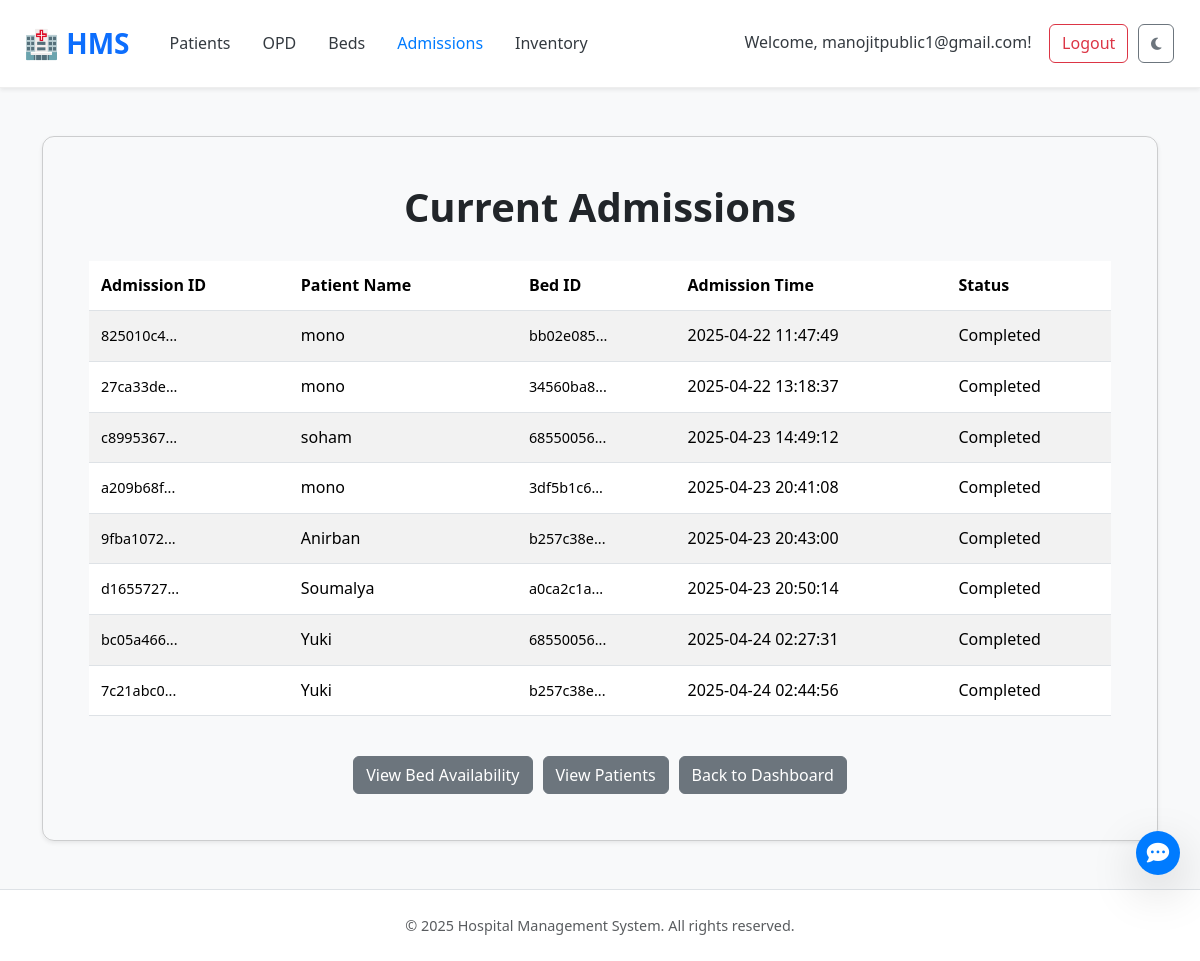
/admissions (signed in), run on an earlier commit of the app's database.
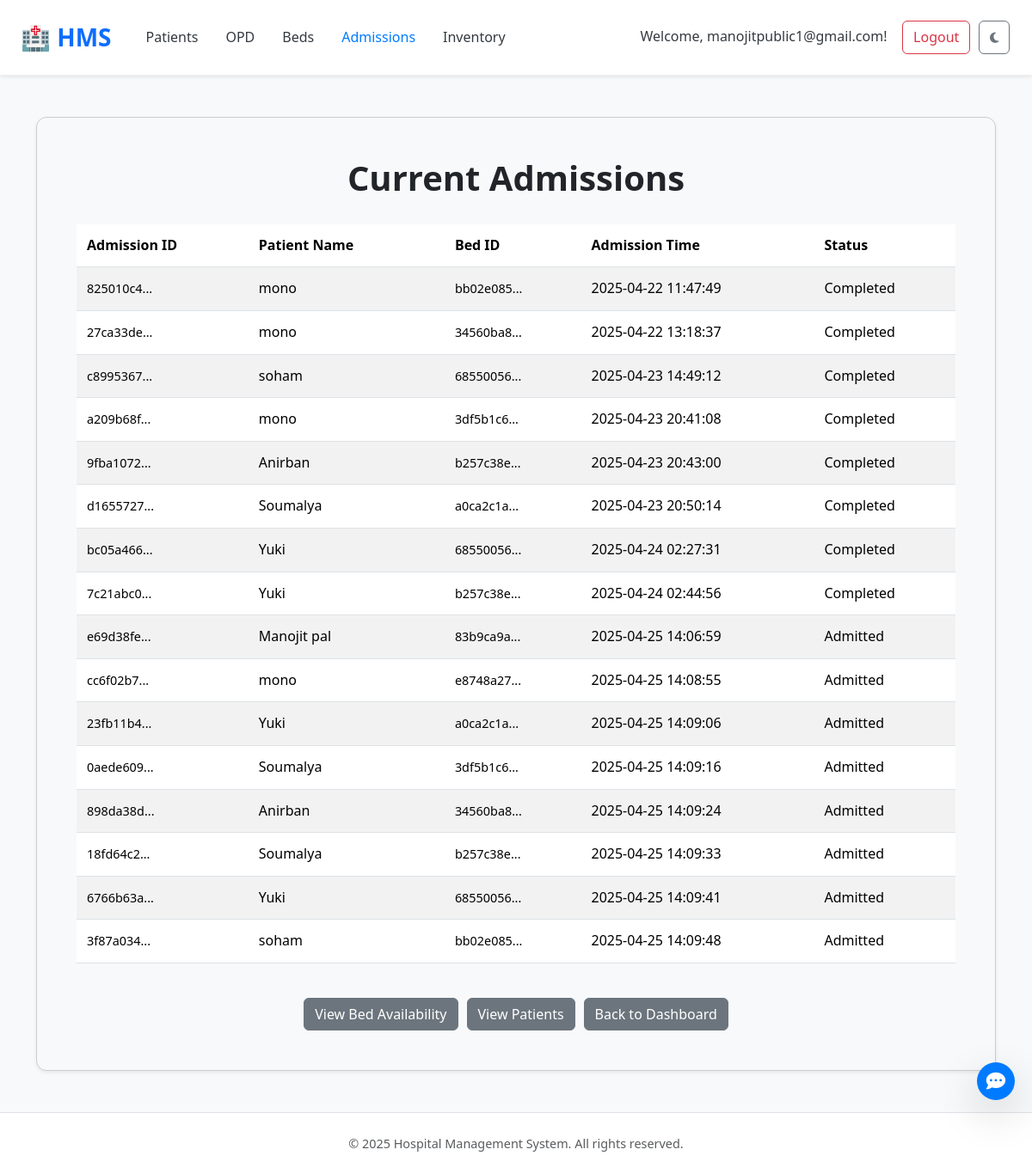
And on a later commit of the database.
### tables this page shows
CREATE TABLE admissions (
    admission_id TEXT PRIMARY KEY,
    patient_id TEXT NOT NULL,
    bed_id TEXT NOT NULL,
    admission_time TIMESTAMP DEFAULT CURRENT_TIMESTAMP,
    status TEXT NOT NULL DEFAULT 'Admitted',
    FOREIGN KEY (patient_id) REFERENCES patients(patient_id),
    FOREIGN KEY (bed_id) REFERENCES beds(bed_id)
);

CREATE TABLE patients (
    patient_id TEXT PRIMARY KEY,
    name TEXT NOT NULL,
    age INTEGER,
    gender TEXT,
    contact_number TEXT,
    address TEXT,
    emergency_contact TEXT,
    blood_group TEXT,
    medical_history TEXT
);

### app.py (the view)
@app.route('/admissions')
def list_admissions():
    conn = get_db()
    admissions = conn.execute("""
        SELECT a.admission_id, p.name AS patient_name, b.bed_id, a.admission_time, a.status
        FROM admissions a
        JOIN patients p ON a.patient_id = p.patient_id
        JOIN beds b ON a.bed_id = b.bed_id
    """).fetchall()
    close_db(conn)
    return render_template('list_admissions.html', admissions=admissions)

### app.py (called while the page is built)
def get_db():
    conn = sqlite3.connect(DATABASE)
    conn.row_factory = sqlite3.Row
    return conn

### templates/list_admissions.html (shortened to what the changed rows need)
<!DOCTYPE html>
<html lang="en">
<head>
    <link href="https://cdn.jsdelivr.net/npm/bootstrap@5.3.3/dist/css/bootstrap.min.css" rel="stylesheet">
    <link href="https://cdn.jsdelivr.net/npm/aos@2.3.4/dist/aos.css" rel="stylesheet">
    <link rel="stylesheet" href="https://cdnjs.cloudflare.com/ajax/libs/font-awesome/6.5.0/css/all.min.css" />
    <link rel="stylesheet" href="{{ url_for('static', filename='style.css') }}">
    <link rel="stylesheet" href="{{ url_for('static', filename='index_style.css') }}">
</head>
<body {% if g.get('theme')=='dark' %}data-bs-theme="dark" {% endif %}>
    <div class="container my-5">
        <div class="admissions-container card shadow-sm">
            <div class="card-body">
                <h1>Current Admissions</h1>
                {% if admissions is none or admissions | length == 0 %}
                <p class="text-center text-muted">No current admissions found.</p>
                {% else %}
                <div class="table-responsive">
                    <table class="table table-striped table-hover align-middle" id="admissionsTable">
                        <thead>
                            <tr>
                                <th>Admission ID</th>
                                <th class="sortable" data-sort-key="patient_name" title="Click to sort">Patient Name </th>
                                <th>Bed ID</th>
                                <th class="sortable" data-sort-key="admission_time" data-sort-type="date" title="Click to sort">Admission Time </th>
                                <th class="admissions-status-cell">Status</th>
                            </tr>
                        </thead>
                        <tbody>
                            {% for admission in admissions %}
                            <tr data-admission-id="{{ admission['admission_id'] }}">
                                <td><span class="truncated-id">{{ admission['admission_id'][:8] }}...</span></td>
                                <td>{{ admission['patient_name'] }}</td>
                                <td><span class="truncated-id">{{ admission['bed_id'][:8] }}...</span></td>
                                <td>{{ admission['admission_time'] }}</td>
                                <td class="admissions-status-cell">
                                     <span class="status-span status-{{ admission['status'] }}">{{ admission['status'] }}</span>
                                </td>
                            </tr>
                            {% endfor %}
                        </tbody>
                    </table>
                </div>
                {% endif %}
            </div>
        </div>
    </div>
</body>
</html>

What changed in the data, as far as the page shows it:
added admissions: admission "e69d38fe", patient_name "Manojit pal", admission "83b9ca9a", admission_time "2025-04-25 14:06:59", status "Admitted"
added admissions: admission "cc6f02b7", patient_name "mono", admission "e8748a27", admission_time "2025-04-25 14:08:55", status "Admitted"
added admissions: admission "23fb11b4", patient_name "Yuki", admission "a0ca2c1a", admission_time "2025-04-25 14:09:06", status "Admitted"
added admissions: admission "0aede609", patient_name "Soumalya", admission "3df5b1c6", admission_time "2025-04-25 14:09:16", status "Admitted"
added admissions: admission "898da38d", patient_name "Anirban", admission "34560ba8", admission_time "2025-04-25 14:09:24", status "Admitted"
added admissions: admission "18fd64c2", patient_name "Soumalya", admission "b257c38e", admission_time "2025-04-25 14:09:33", status "Admitted"
added admissions: admission "6766b63a", patient_name "Yuki", admission "68550056", admission_time "2025-04-25 14:09:41", status "Admitted"
added admissions: admission "3f87a034", patient_name "soham", admission "bb02e085", admission_time "2025-04-25 14:09:48", status "Admitted"
